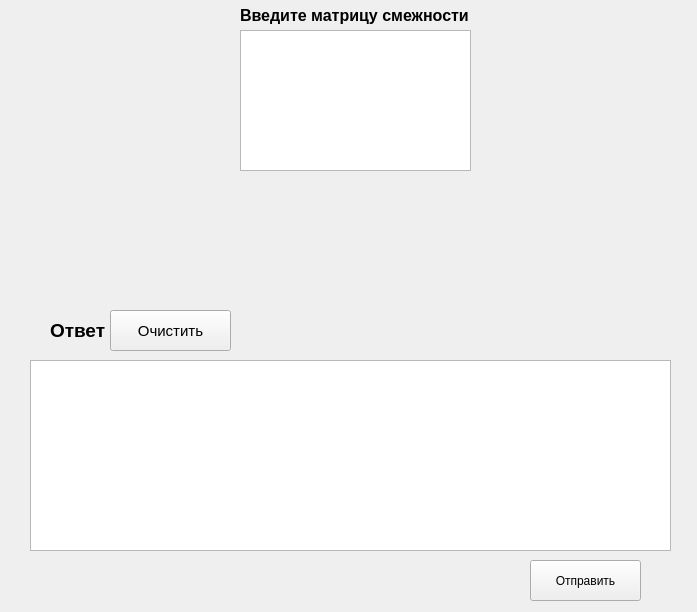
<?xml version="1.0" encoding="UTF-8"?>
<ui version="4.0">
 <class>Prufer_code</class>
 <widget class="QWidget" name="Prufer_code">
  <property name="geometry">
   <rect>
    <x>0</x>
    <y>0</y>
    <width>697</width>
    <height>612</height>
   </rect>
  </property>
  <property name="windowTitle">
   <string>Form</string>
  </property>
  <widget class="QPushButton" name="send_matrix">
   <property name="geometry">
    <rect>
     <x>530</x>
     <y>560</y>
     <width>111</width>
     <height>41</height>
    </rect>
   </property>
   <property name="text">
    <string>Отправить</string>
   </property>
  </widget>
  <widget class="QPushButton" name="clear_button">
   <property name="geometry">
    <rect>
     <x>110</x>
     <y>310</y>
     <width>121</width>
     <height>41</height>
    </rect>
   </property>
   <property name="font">
    <font>
     <pointsize>11</pointsize>
    </font>
   </property>
   <property name="text">
    <string>Очистить</string>
   </property>
  </widget>
  <widget class="QLabel" name="label_2">
   <property name="geometry">
    <rect>
     <x>50</x>
     <y>310</y>
     <width>301</width>
     <height>41</height>
    </rect>
   </property>
   <property name="font">
    <font>
     <pointsize>14</pointsize>
     <bold>true</bold>
    </font>
   </property>
   <property name="text">
    <string>Ответ</string>
   </property>
  </widget>
  <widget class="QPlainTextEdit" name="plainTextEdit">
   <property name="geometry">
    <rect>
     <x>240</x>
     <y>30</y>
     <width>231</width>
     <height>141</height>
    </rect>
   </property>
  </widget>
  <widget class="QTextEdit" name="textEdit">
   <property name="geometry">
    <rect>
     <x>30</x>
     <y>360</y>
     <width>641</width>
     <height>191</height>
    </rect>
   </property>
  </widget>
  <widget class="QLabel" name="label">
   <property name="geometry">
    <rect>
     <x>240</x>
     <y>0</y>
     <width>231</width>
     <height>31</height>
    </rect>
   </property>
   <property name="font">
    <font>
     <pointsize>12</pointsize>
     <bold>true</bold>
    </font>
   </property>
   <property name="text">
    <string>Введите матрицу смежности</string>
   </property>
  </widget>
 </widget>
 <resources/>
 <connections/>
</ui>
